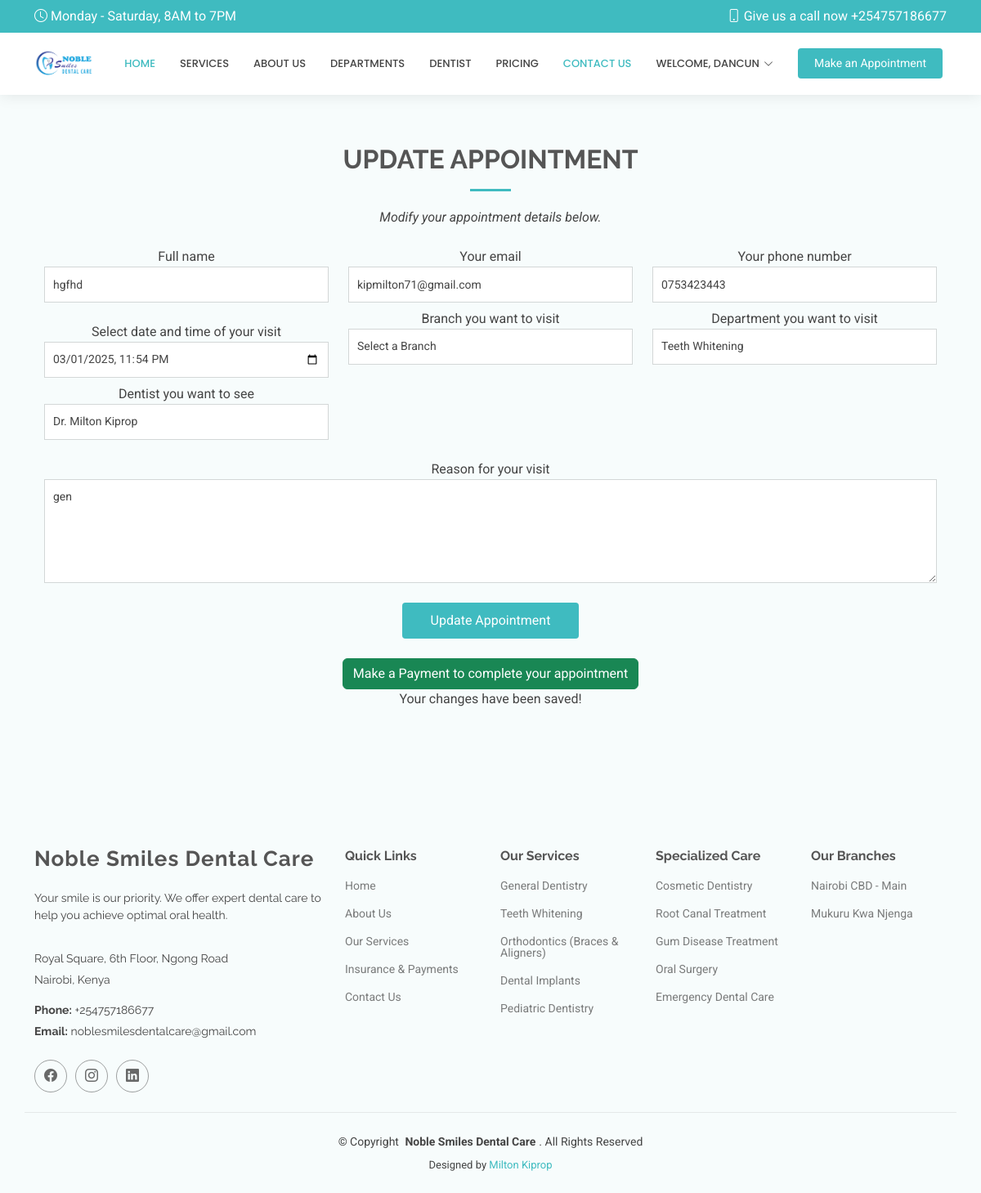
The page /appointment_update/12 (signed in) on the database its author committed.
### thee_app/models.py (models this page shows)
class Appointment(models.Model):
    name = models.CharField(max_length=100)
    email = models.EmailField()
    phone = models.CharField(max_length=10)
    date = models.DateTimeField()
    branch = models.CharField(max_length=100, default="general")
    department = models.CharField(max_length=100, default="General")
    doctor = models.CharField(max_length=100, default="General")
    message = models.TextField()
    status = models.CharField(
        max_length=20,
        choices=[('pending', 'Pending'), ('done', 'Done')],
        default='pending'
    )
    user = models.ForeignKey(User, on_delete=models.CASCADE, default=1)
    proof_of_payment = models.ImageField(upload_to="proofs/", blank=True, null=True)
    def __str__(self):
        return f"Appointment for {self.name} with {self.doctor} on {self.date}"

### thee_app/views.py (the view, shortened to what this page needs)
# urls.py: path('appointment_update/<int:appointment_id>', views.appointment_update, name="appointment_update"),
@login_required(login_url='thee_app:login_page')
def appointment_update(request, appointment_id):
    appointment = get_object_or_404(Appointment, id=appointment_id)
    print(f"Appointment: {appointment}")  # Debugging log
    context = {'appointment': appointment}
    return render(request, "appointment_update.html", context)

### templates/appointment_update.html (shortened to what this page needs)
{% extends 'base.html' %}
{% load static %}
{% block Content %}
<section id="appointment-update" class="appointment section light-background">
    <div class="container section-title" data-aos="fade-up">
        <h2>UPDATE APPOINTMENT</h2>
        <p><i>Modify your appointment details below.</i></p><br>
        <div class="container" data-aos="fade-up" data-aos-delay="100">
            <form action="{% url 'thee_app:appointment_update' appointment.id %}" method="post" role="form" class="php-email-form">
                <div class="row">
                    <div class="col-md-4 form-group">
                        <label for="name">Full name</label>
                        <input type="text" name="name" class="form-control" id="name" value="{{ appointment.name }}" required>
                    </div>
                    <div class="col-md-4 form-group mt-3 mt-md-0">
                        <label for="email">Your email</label>
                        <input type="email" class="form-control" name="email" id="email" value="{{ appointment.email }}" required>
                    </div>
                    <div class="col-md-4 form-group mt-3 mt-md-0">
                        <label for="phone">Your phone number</label>
                        <input type="tel" class="form-control" name="phone" id="phone" value="{{ appointment.phone }}" required>
                    </div>
                </div>
                <div class="row">
                    <div class="col-md-4 form-group mt-3">
                        <label for="date">Select date and time of your visit</label>
                        <input type="datetime-local" name="date" class="form-control datepicker" id="date" value="{{ appointment.date|date:'Y-m-d\TH:i' }}" required>
                    </div>
                    <div class="col-md-4 form-group mt-3 mt-md-0">
                        <label for="department">Branch you want to visit</label>
                        <select class="form-control" name="branch" id="branch" required>
                            <option value="" disabled selected>Select a Branch</option>
                        </select>
                    </div>
                    <div class="col-md-4 form-group mt-3 mt-md-0">
                        <label for="department">Department you want to visit</label>
                        <select class="form-control" name="department" id="department" required>
                            <option value="Pediatric Dentistry" {% if appointment.department == "Pediatric Dentistry" %}selected{% endif %}>Teeth Whitening</option>
                        </select>
                    </div>
                    <div class="col-md-4 form-group mt-3 mt-md-0">
                        <label for="doctor">Dentist you want to see</label>
                        <select class="form-control" name="doctor" id="doctor" required>
                            <option value="Dr. Milton" {% if appointment.doctor == "Dr. Milton" %}selected{% endif %}>Dr. Milton Kiprop</option>
                        </select>
                    </div>
                </div>
                <div class="form-group mt-3">
                    <label for="message">Reason for your visit</label>
                    <textarea class="form-control" name="message" rows="5">{{ appointment.message }}</textarea>
                </div>
                <div class="mt-3">
                    <div class="text-center"><button type="submit">Update Appointment</button></div><br>
                    <div class="text-center"><a href="{% url 'thee_app:pay' %}" class="btn btn-success">Make a Payment to complete your appointment</a></div>
                    <div class="sent-message">Your changes have been saved!</div>
                </div>
            </form>
        </div>
    </div>
</section>
{% endblock %}

### templates/header.html (shortened to what this page needs)
{% load static %}
<header id="header" class="header sticky-top">
    <div class="topbar d-flex align-items-center">
      <div class="container d-flex justify-content-center justify-content-md-between">
        <div class="d-none d-md-flex align-items-center">
          <i class="bi bi-clock me-1"></i> Monday - Saturday, 8AM to 7PM
        </div>
        <div class="d-flex align-items-center">
          <i class="bi bi-phone me-1"></i> Give us a call now +254757186677
        </div>
      </div>
    </div>
    <div class="branding d-flex align-items-center">
      <div class="container position-relative d-flex align-items-center justify-content-end">
        <a href="{% url 'thee_app:home_page'%}" class="logo d-flex align-items-center me-auto">
          <img src="{% static 'assets\img\logo.png'%}" alt="logo"></a>
        <nav id="navmenu" class="navmenu">
          <ul>
            <li><a href="{% url 'thee_app:home_page'%}" class="active">Home</a></li>
            <li><a href="{% url 'thee_app:home_page' %}#services">Services</a></li>
            <li><a href="{% url 'thee_app:home_page' %}#about">About Us</a></li>
            <li><a href="{% url 'thee_app:home_page' %}#tabs">Departments</a></li>
            <li><a href="{% url 'thee_app:home_page' %}#doctors">Dentist</a></li>
            <li><a href="{% url 'thee_app:home_page' %}#pricing">Pricing</a></li>
            <li><a href="{% url 'thee_app:home_page' %}#contact" class="active">Contact Us</a></li>
            <li class="dropdown">
              {% if user.is_authenticated %}
                  <a href="#"><span>Welcome, {{ user.username }}</span> <i class="bi bi-chevron-down toggle-dropdown"></i></a>
              {% else %}
                  <a href="#"><span>Login / Sign up</span> <i class="bi bi-chevron-down toggle-dropdown"></i></a>
                  <ul>
                      <li><a href="{% url 'thee_app:login_page' %}">Login</a></li>
                      <li><a href="{% url 'thee_app:register' %}">Register</a></li>
                  </ul>
              {% endif %}
          </li>
          </ul>
        </nav>
        <a class="cta-btn" href="{% url 'thee_app:appointment' %}">Make an Appointment</a>
      </div>
    </div>
  </header>

### static/assets/css/main.css (style rules this page uses)
:root { --default-font: "Roboto", system-ui, -apple-system, "Segoe UI", Roboto, "Helvetica Neue", Arial, "Noto Sans", "Liberation Sans", sans-serif, "Apple Color Emoji", "Segoe UI Emoji", "Segoe UI Symbol", "Noto Color Emoji"; --heading-font: "Raleway", sans-serif; --nav-font: "Poppins", sans-serif; }
:root { --background-color: #ffffff; --default-color: #444444; --heading-color: #555555; --accent-color: #3fbbc0; --surface-color: #ffffff; --contrast-color: #ffffff; }
:root { --nav-color: #444444; --nav-hover-color: #3fbbc0; --nav-mobile-background-color: #ffffff; --nav-dropdown-background-color: #ffffff; --nav-dropdown-color: #444444; --nav-dropdown-hover-color: #3fbbc0; }
.light-background { --background-color: #f7fcfc; --surface-color: #ffffff; }
:root { scroll-behavior: smooth; }
body { color: var(--default-color); background-color: var(--background-color); font-family: var(--default-font); }
a { color: var(--accent-color); text-decoration: none; transition: 0.3s; }
h1, h2, h3, h4, h5, h6 { color: var(--heading-color); font-family: var(--heading-font); }
.header { color: var(--default-color); background-color: var(--background-color); transition: all 0.5s; z-index: 997; box-shadow: 0px 0 18px rgba(0, 0, 0, 0.1); }
.header .topbar { background-color: var(--accent-color); color: var(--contrast-color); height: 40px; padding: 0; transition: all 0.5s; }
.header .branding { min-height: 60px; padding: 10px 0; }
.header .logo { line-height: 1; }
.header .logo img { max-height: 36px; margin-right: 8px; }
.header .cta-btn, .header .cta-btn:focus { color: var(--contrast-color); background: var(--accent-color); font-size: 14px; padding: 8px 20px; margin: 0 5px 0 30px; border-radius: 4px; transition: 0.3s; }
@media (min-width: 1200px) { .navmenu { padding: 0; } }
@media (min-width: 1200px) { .navmenu ul { margin: 0; padding: 0; display: flex; list-style: none; align-items: center; } }
@media (min-width: 1200px) { .navmenu li { position: relative; } }
@media (min-width: 1200px) { .navmenu a, .navmenu a:focus { color: var(--nav-color); padding: 18px 15px; font-size: 13px; font-family: var(--nav-font); font-weight: 500; text-transform: uppercase; display: flex; align-items: center; justify-content: space-between; white-space: nowrap; transition: 0.3s; } }
@media (min-width: 1200px) { .navmenu a i, .navmenu a:focus i { font-size: 12px; line-height: 0; margin-left: 5px; transition: 0.3s; } }
@media (min-width: 1200px) { .navmenu li:last-child a { padding-right: 0; } }
@media (min-width: 1200px) { .navmenu li:hover>a, .navmenu .active, .navmenu .active:focus { color: var(--nav-hover-color); } }
section, .section { color: var(--default-color); background-color: var(--background-color); padding: 60px 0; scroll-margin-top: 120px; overflow: clip; }
.section-title { text-align: center; padding-bottom: 60px; position: relative; }
.section-title h2 { font-size: 32px; font-weight: 700; margin-bottom: 20px; padding-bottom: 20px; position: relative; }
.section-title h2:after { content: ""; position: absolute; display: block; width: 50px; height: 3px; background: var(--accent-color); left: 0; right: 0; bottom: 0; margin: auto; }
.section-title p { margin-bottom: 0; }
.appointment .php-email-form { width: 100%; }
.appointment .php-email-form .form-group { padding-bottom: 8px; }
.appointment .php-email-form input, .appointment .php-email-form textarea, .appointment .php-email-form select { color: var(--default-color); background-color: var(--surface-color); border-color: color-mix(in srgb, var(--default-color), transparent 80%); border-radius: 0; box-shadow: none; font-size: 14px; padding: 10px !important; }
.appointment .php-email-form input::placeholder, .appointment .php-email-form textarea::placeholder, .appointment .php-email-form select::placeholder { color: color-mix(in srgb, var(--default-color), transparent 70%); }
.appointment .php-email-form input, .appointment .php-email-form select { height: 44px; }
.appointment .php-email-form textarea { padding: 10px 12px; }
.appointment .php-email-form button[type=submit] { background: var(--accent-color); border: 0; padding: 10px 35px; color: #fff; transition: 0.4s; border-radius: 4px; }

### rows shown on the page
Appointment: name "hgfhd", email "kipmilton71@gmail.com", phone "0753423443", date "03/01/2025 23:54", department "Teeth Whitening", doctor "Dr. Milton Kiprop", message "gen"

### other values the page prints
{{ user.username }} "DANCUN"
